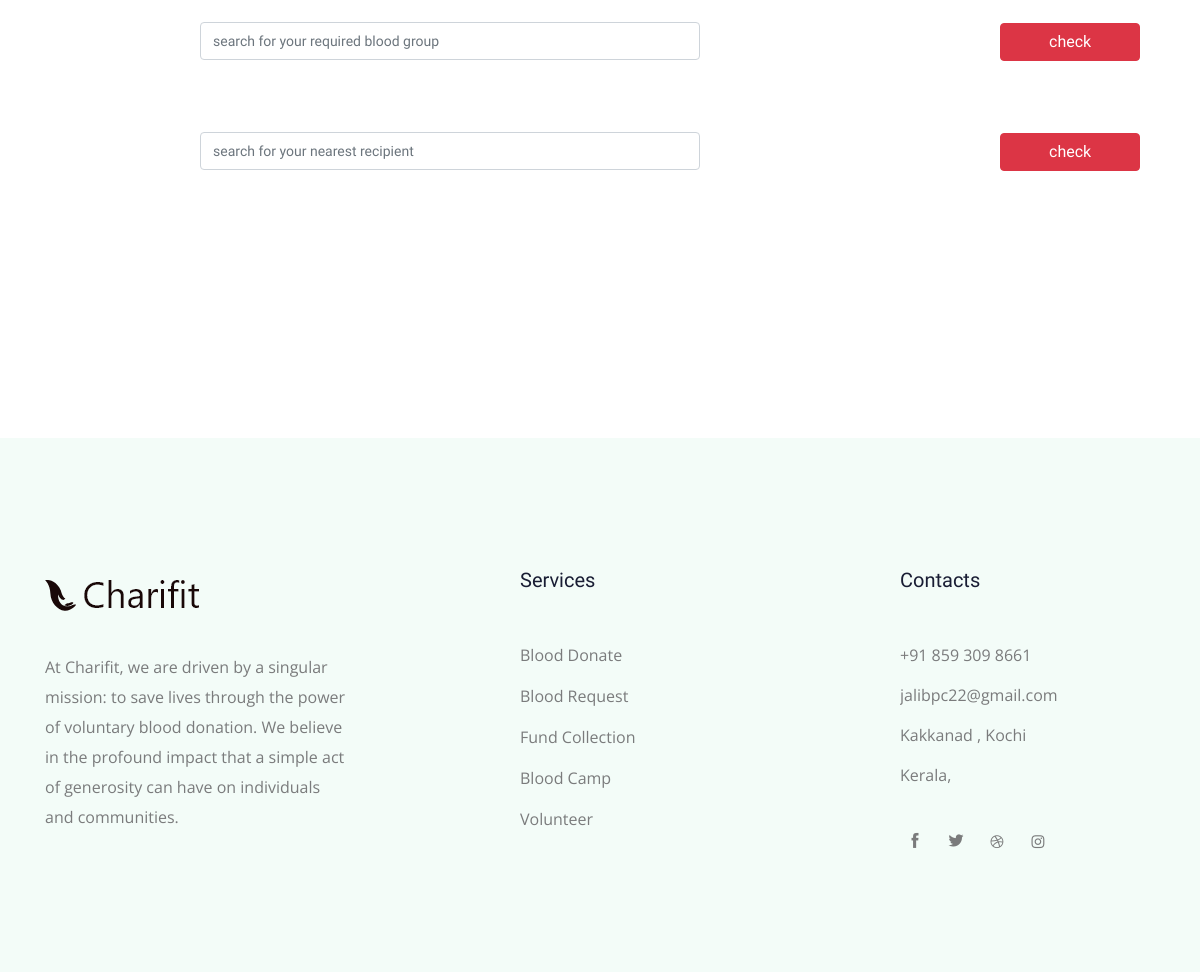
Page /BloodUserSide/recipient__page/ (lower part) on the earlier database version.
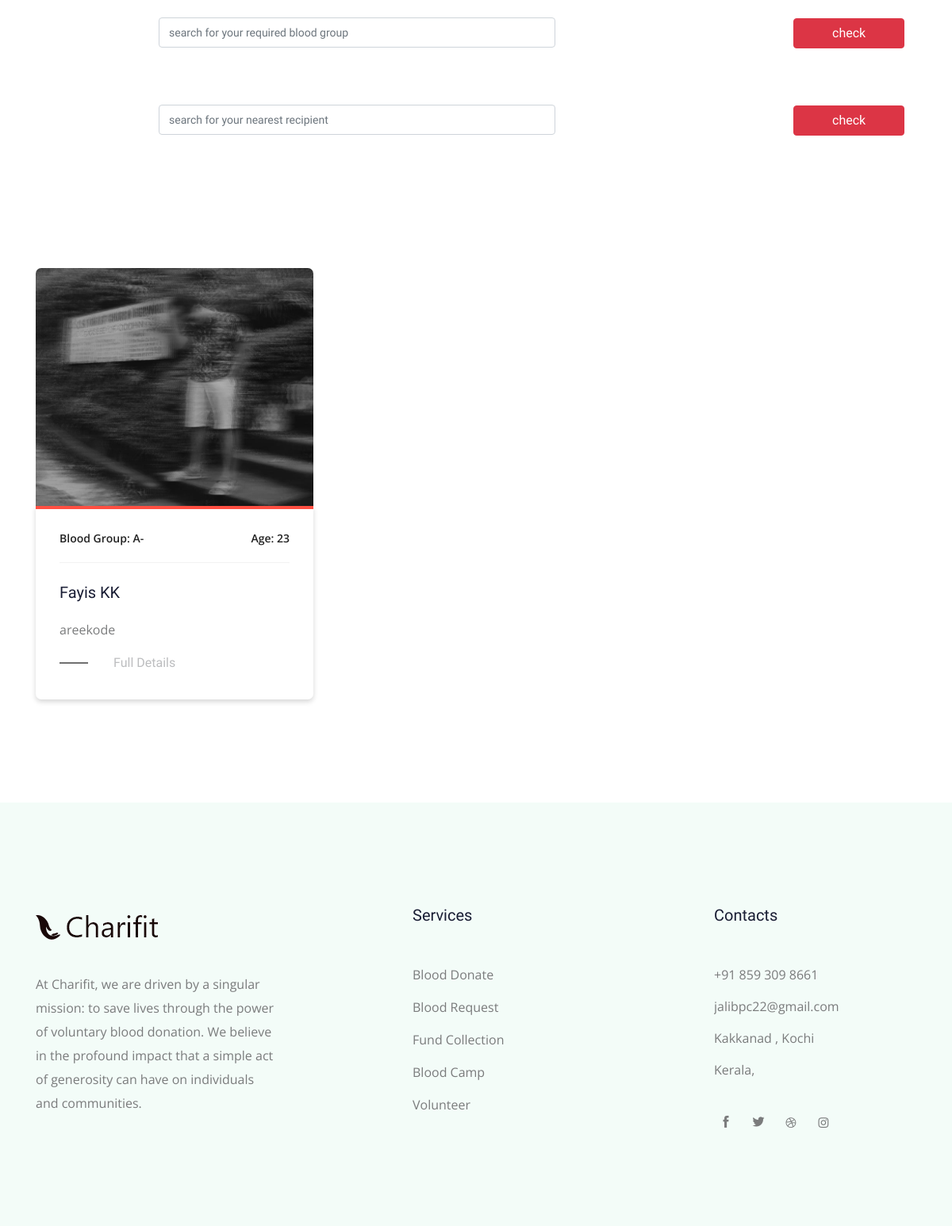
Same page on the later database version.
### BloodAdminSide/models.py (models this page shows)
class RecipientDB(models.Model):
    Recipient_Name = models.CharField(max_length=100, null=True, blank=True)
    R_Age = models.IntegerField(null=True, blank=True)
    R_Mobile = models.IntegerField(null=True, blank=True)
    R_Blood_Group = models.CharField(max_length=100, null=True, blank=True)
    R_Quantity = models.CharField(max_length=100,null=True,blank=True)
    R_Date = models.CharField(max_length=100,null=True,blank=True)
    R_Email = models.CharField(max_length=100, null=True, blank=True)
    R_Place = models.CharField(max_length=100, null=True, blank=True)
    R_Address = models.CharField(max_length=100, null=True, blank=True)
    R_Profile_Image = models.ImageField(upload_to="r_images", null=True, blank=True)

### BloodUserSide/views.py (the view)
# urls.py: path('recipient__page/',views.recipient__page,name="recipient__page"),
def recipient__page(request):
    rec = RecipientDB.objects.all()
    bld = request.POST.get('search_rec')
    if bld:
        rec = rec.filter(R_Blood_Group__icontains=bld)
    loc = request.POST.get('rec_loc')
    if loc:
        rec = rec.filter(R_Place__icontains=loc)
    return render(request,"Recipient.html",{'rec':rec,'bld':bld,'loc':loc})

### BloodUserSide/templates/Recipient.html (shortened to what the changed rows need)
<!doctype html>
{% load static %}
<html class="no-js" lang="zxx">
<head>
    <link rel="stylesheet" href="{% static 'files/css/bootstrap.min.css' %}">
    <link rel="stylesheet" href="{% static 'files/css/owl.carousel.min.css' %}">
    <link rel="stylesheet" href="{% static 'files/css/magnific-popup.css' %}">
    <link rel="stylesheet" href="{% static 'files/css/font-awesome.min.css' %}">
    <link rel="stylesheet" href="{% static 'files/css/themify-icons.css' %}">
    <link rel="stylesheet" href="{% static 'files/css/nice-select.css' %}">
    <link rel="stylesheet" href="{% static 'files/css/flaticon.css' %}">
    <link rel="stylesheet" href="{% static 'files/css/gijgo.css' %}">
    <link rel="stylesheet" href="{% static 'files/css/animate.css' %}">
    <link rel="stylesheet" href="{% static 'files/css/slicknav.css' %}">
    <link rel="stylesheet" href="{% static 'files/css/style.css' %}">
</head>
<body>
    <div class="popular_causes_area pt-120">
        <div class="container">
            <div class="row">
                {% for i in rec %}
                <div class="col-lg-4 col-md-6">
                    <div class="single_cause">
                        <div class="thumb">
                            <img src="{{i.R_Profile_Image.url}}" alt="" width="100px;" height="300px;">
                        </div>
                        <div class="causes_content">
                            <div class="custom_progress_bar">
                                <div class="progress">
                                  </div>
                            </div>
                            <div class="balance d-flex justify-content-between align-items-center">
                                <span>Blood Group: {{i.R_Blood_Group}} </span>
                                <span>Age: {{i.R_Age}}</span>
                            </div>
                            <a href="cause_details.html"><h4>{{i.Recipient_Name}}</h4></a>
                            <p>{{i.R_Place}}</p>
                            <a class="read_more" href="{% url 'single_page' recid=i.id %}">Full Details</a>
                        </div>
                    </div>
                </div>
                {% endfor %}
            </div>
        </div>
    </div>
</body>
</html>

Differences in the rows shown:
added RecipientDB: R_Profile_Image (picture), R_Blood_Group "A-", R_Age "23", Recipient_Name "Fayis KK", R_Place "areekode"
